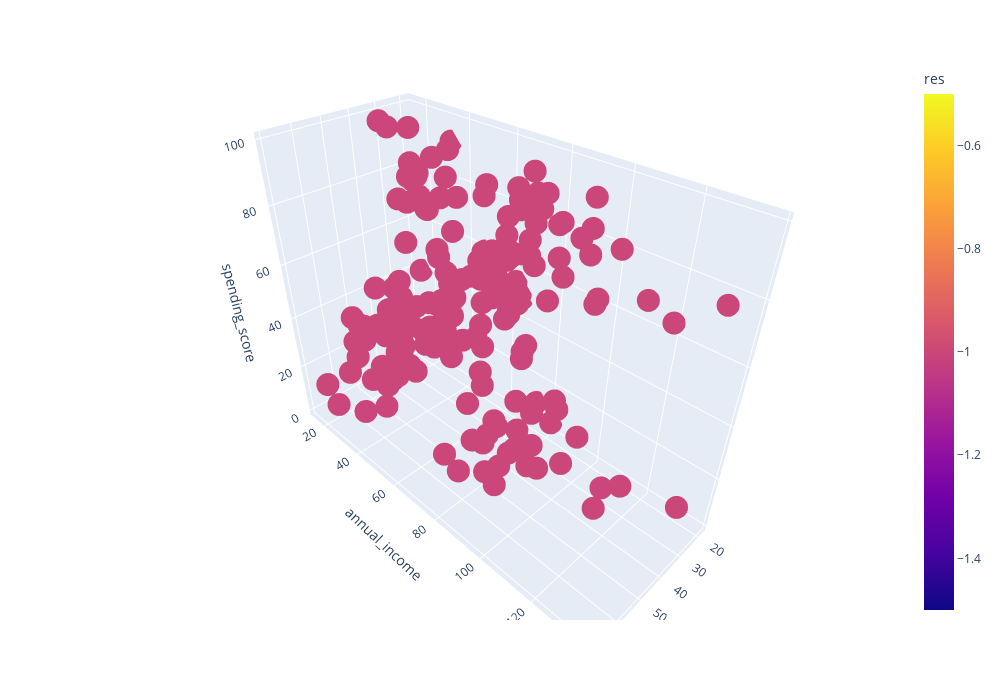

The notebook cell saved with this chart:
### Code cell
dbscan = DBSCAN()

res = dbscan.fit_predict(X)

df['res'] = res

get_3d_visualization(df, 'res')

### Figure 1 — Plotly figure (JSON) as saved in the notebook; plotly's stock layout.template omitted (floating-point values rounded to 4 significant figures; data arrays with more than 128 entries replaced by an {"elided": "..."} marker saying what was removed)
{"data": [{"hovertemplate": "age=%{x}<br>annual_income=%{y}<br>spending_score=%{z}<br>res=%{marker.color}<extra></extra>", "legendgroup": "", "marker": {"color": {"elided": "200 int values"}, "coloraxis": "coloraxis", "symbol": "circle"}, "mode": "markers", "name": "", "scene": "scene", "showlegend": false, "type": "scatter3d", "x": {"elided": "200 int values"}, "y": {"elided": "200 int values"}, "z": {"elided": "200 int values"}}], "layout": {"coloraxis": {"colorbar": {"title": {"text": "res"}}, "colorscale": [[0, "#0d0887"], [0.1111, "#46039f"], [0.2222, "#7201a8"], [0.3333, "#9c179e"], [0.4444, "#bd3786"], [0.5556, "#d8576b"], [0.6667, "#ed7953"], [0.7778, "#fb9f3a"], [0.8889, "#fdca26"], [1, "#f0f921"]]}, "height": 700, "legend": {"tracegroupgap": 0}, "margin": {"t": 60}, "scene": {"domain": {"x": [0, 1], "y": [0, 1]}, "xaxis": {"title": {"text": "age"}}, "yaxis": {"title": {"text": "annual_income"}}, "zaxis": {"title": {"text": "spending_score"}}}, "width": 1000}}
